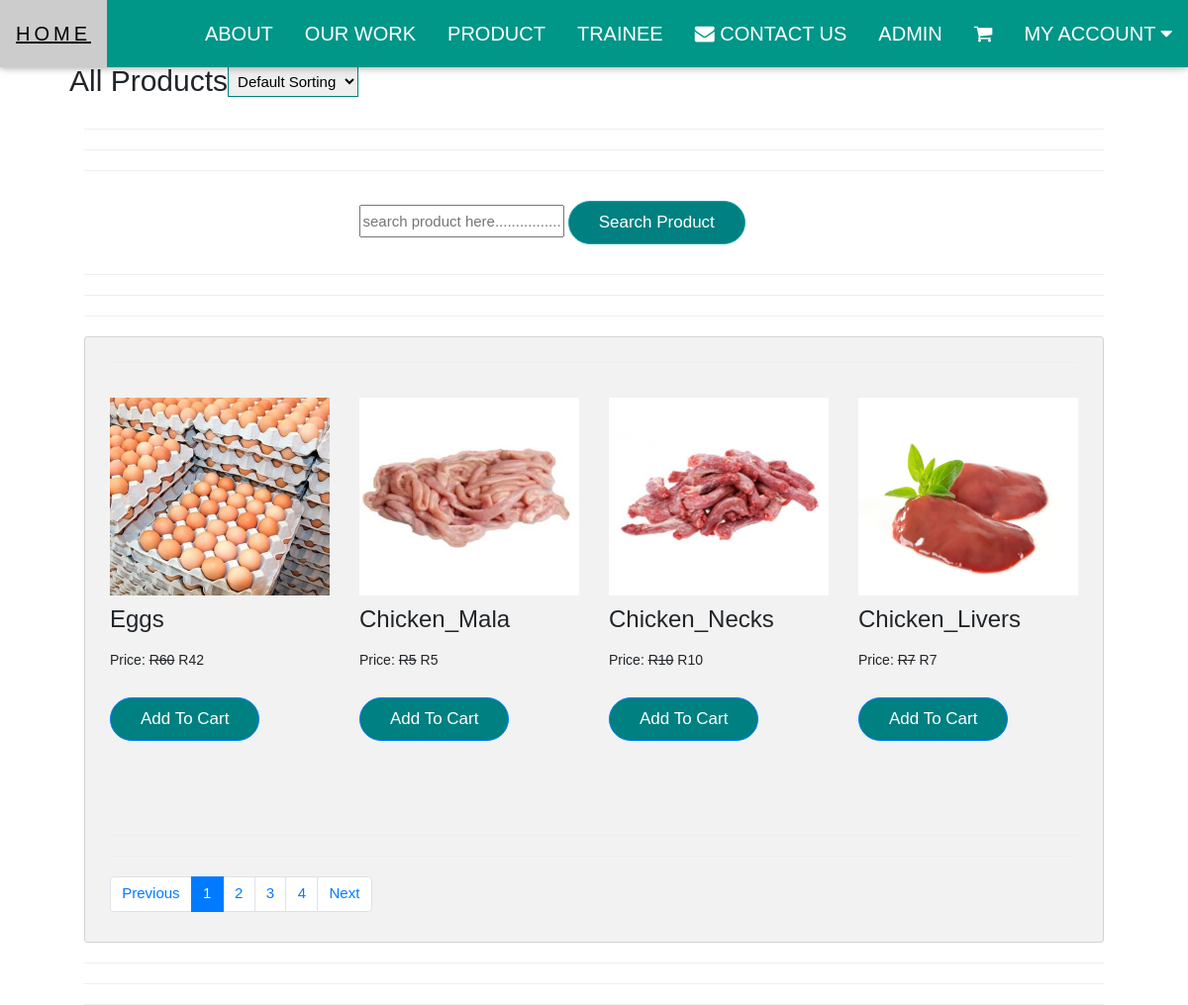
The app's page /product/ with its own data.
### Dolly_Sabby_app/models.py (models this page shows, shortened)
class Product(models.Model):
    title = models.CharField(max_length=200)
    slug = models.SlugField(unique=True)
    category = models.ForeignKey(Category, on_delete = models.CASCADE)
    image = models.ImageField(upload_to="products")
    marked_price = models.PositiveIntegerField()
    selling_price = models.PositiveIntegerField()
    description = models.TextField()
    warranty = models.CharField(max_length=300, null=True, blank=True)
    return_policy = models.CharField(max_length=300, null=True, blank=True)
    view_count = models.PositiveIntegerField(default=0)

### Dolly_Sabby_app/views.py (the view)
# urls.py: path('product/',views.ProductView.as_view(),name='product'),
class ProductView(EcomMixin, TemplateView):
    template_name = 'product.html'
    def get_context_data(self, **kwargs):
        context = super().get_context_data(**kwargs)
        all_products = Product.objects.all().order_by("-id")
        paginator = Paginator(all_products, 4)
        page_number = self.request.GET.get('page')
        product_list = paginator.get_page(page_number)
        context['product_list'] = product_list
        return context

### Dolly_Sabby_app/views.py (called while the page is built)
    def dispatch(self, request, *args, **kwargs):
        cart_id = request.session.get("cart_id")
        if cart_id:
            cart_obj = Cart.objects.get(id=cart_id)
            if request.user.is_authenticated and request.user.customer:
                cart_obj.customer = request.user.customer
                cart_obj.save()
        return super().dispatch(request, *args, **kwargs)

### templates/product.html (shortened to what this page needs)
<!DOCTYPE html>
{%load static%}
<html>
<head>
<link rel="stylesheet" href="https://cdn.jsdelivr.net/npm/bootstrap@4.0.0/dist/css/bootstrap.min.css">
<link rel="stylesheet" href="https://stackpath.bootstrapcdn.com/bootstrap/4.1.3/css/bootstrap.min.css">
<link rel="stylesheet" href="https://cdnjs.cloudflare.com/ajax/libs/font-awesome/4.7.0/css/font-awesome.min.css">
<link rel="stylesheet" href="{% static "css/css1.css" %}">
   <link rel="stylesheet" href="{% static "css/font-awesome.min.css" %}">
   <link rel="stylesheet" href="{% static "css/fonts.css" %}">
</head>
<body>
          <div class="w3-top">
            <div class="w3-bar w3-teal w3-card" id="myNavbar">
              <a href="{% url 'Dolly_Sabby_app:index' %}" class="w3-bar-item w3-button w3-wide">HOME</a>
              <div class="w3-right w3-hide-small">
                <a href="#about" class="w3-bar-item w3-button">ABOUT</a>
                <a href="#work" class="w3-bar-item w3-button">OUR WORK</a>
                <a href="{% url 'Dolly_Sabby_app:product' %}" class="w3-bar-item w3-button">PRODUCT</a>
                <a href="{% url 'Dolly_Sabby_app:index2' %}" class="w3-bar-item w3-button">TRAINEE</a>
                <a href="#contact" class="w3-bar-item w3-button"><i class="fa fa-envelope"></i> CONTACT US</a>
                <a href="{% url 'admin:index' %}" class="w3-bar-item w3-button">ADMIN</a>
                <a href="{% url 'Dolly_Sabby_app:my_cart' %}" class="w3-bar-item w3-button"> <i class="fa fa-shopping-cart"></i></a>
                <div class="dropdown">
                  <button class="dropbtn" onclick="myFunction()">MY ACCOUNT {{request.user.username}}
                    <i class="fa fa-caret-down"></i></button>
                  </div>
                </div>
          </div>
        </div>
<br>
<br>
<div class="small-container">
<div class="row row-2">
  <h2>All Products</h2>
  <select>
    <option >Default Sorting</option>
  </select>
</div>
<hr>
<hr>
<hr>
<div class="small-container">
  <div class="row row-2">
    <div class="col-md-6 mx-auto">
      <form  action="{% url 'Dolly_Sabby_app:search' %}" method="GET">
        <input type="text" name="keyword" placeholder="search product here........................." required>
        <button class="btn btn-info">Search Product</button>
      </form>
    </div>
  </div>
</div>
<hr>
<hr>
<hr>
<div class="container">
  <hr>
  <div class="row">
    {% for  p in product_list %}
    <div class="col-4">
    <a href="{% url 'Dolly_Sabby_app:product_details' p.slug %}"> <img src="{{p.image.url}}" alt=""  width="200" height="200"> </a>
    <h3><a href="{% url 'Dolly_Sabby_app:product_details' p.slug %}">{{p.title}}</a></h3>
    <p class="mt-3">Price: <strike>R{{p.marked_price}}</strike> R{{p.selling_price}} </p>
    <a href="{% url 'Dolly_Sabby_app:add_to_cart' p.id %}" class="btn btn-primary">Add To Cart</a>
      </div>
    {% endfor %}
  </div>
  <hr>
  <hr>
  <nav aria-label="...">
    <ul class="pagination">
        {% if product_list.has_previous %}
        <li class="page-item">
          <a class="page-link" href="?page={{ product_list.previous_page_number }}">Previous</a>
        </li>
        {% else %}
        <li class="page-item">
          <a class="page-link" href="#" tabindex="-1">Previous</a>
        </li>
      {% endif %}
      {% for i in product_list.paginator.page_range  %}
      {% if i == product_list.number %}
      <li class="page-item active"><a class="page-link">{{i}}</a></li>
      {% else %}
      <li class="page-item"><a class="page-link" href="?page={{i}}">{{i}}</a></li>
      {% endif %}
      {% endfor %}
      {% if product_list.has_next %}
      <li class="page-item">
        <a class="page-link" href="?page={{ product_list.next_page_number }}">Next</a>
      </li>
      {% else %}
      <li class="page-item">
        <a class="page-link" href="#" tabindex="-1">Next</a>
      </li>
      {% endif %}
    </ul>
  </nav>
</div>
<hr>
<hr>
</body>
</html>

### static/css/css1.css (style rules this page uses)
*,*:before,*:after { box-sizing:inherit }
html { -ms-text-size-adjust:100%;-webkit-text-size-adjust:100% }
body { margin:0 }
article,aside,details,figcaption,figure,footer,header,main,menu,nav,section { display:block }
a { background-color:transparent }
img { border-style:none }
hr { box-sizing:content-box;height:0;overflow:visible }
button,input,select,textarea,optgroup { font:inherit;margin:0 }
button,input { overflow:visible }
button,select { text-transform:none }
button,[type=button],[type=reset],[type=submit] { -webkit-appearance:button }
html,body { font-family:Verdana,sans-serif;font-size:15px;line-height:1.5 }
html { overflow-x:hidden }
h2 { font-size:30px }
h3 { font-size:24px }
h1,h2,h3,h4,h5,h6 { font-family:"Segoe UI",Arial,sans-serif;font-weight:400;margin:10px 0 }
.w3-wide { letter-spacing:4px }
hr { border:0;border-top:1px solid #eee;margin:20px 0 }
img { vertical-align:middle }
a { color:inherit }
.w3-btn,.w3-button { border:none;display:inline-block;padding:8px 16px;vertical-align:middle;overflow:hidden;text-decoration:none;color:inherit;background-color:inherit;text-align:center;cursor:pointer;white-space:nowrap }
.w3-btn,.w3-button { -webkit-touch-callout:none;-webkit-user-select:none;-khtml-user-select:none;-moz-user-select:none;-ms-user-select:none;user-select:none }
.w3-bar { width:100%;overflow:hidden }
.w3-bar .w3-bar-item { padding:8px 16px;float:left;width:auto;border:none;display:block;outline:0 }
.w3-bar .w3-button { white-space:normal }
.w3-container:after,.w3-container:before,.w3-panel:after,.w3-panel:before,.w3-row:after,.w3-row:before,.w3-row-padding:after,.w3-row-padding:before, .w3-cell-row:before,.w3-cell-row:after,.w3-clear:after,.w3-clear:before,.w3-bar:before,.w3-bar:after { content:"";display:table;clear:both }
.w3-top,.w3-bottom { position:fixed;width:100%;z-index:1 }
.w3-top { top:0 }
.w3-card,.w3-card-2 { box-shadow:0 2px 5px 0 rgba(0,0,0,0.16),0 2px 10px 0 rgba(0,0,0,0.12) }
.w3-right { float:right!important }
.w3-teal,.w3-hover-teal:hover { color:#fff!important;background-color:#009688!important }

### records on screen
Product: image (picture), title "Eggs", marked_price "60", selling_price "42"
Product: image (picture), title "Chicken_Mala", marked_price "5", selling_price "5"
Product: image (picture), title "Chicken_Necks", marked_price "10", selling_price "10"
Product: image (picture), title "Chicken_Livers", marked_price "7", selling_price "7"

### other values on screen
{{ i }} "1"
{{ i }} "2" "3" "4"
